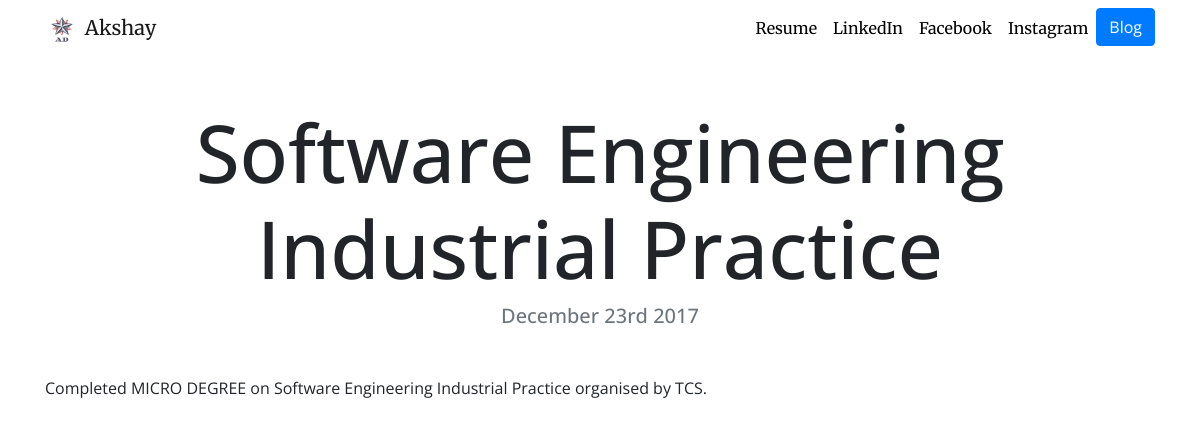
The page /blog/9/ on the database its author committed.
### blog/models.py (models this page shows, shortened)
class Blogs(models.Model): #class name must be caps
    title = models.CharField(max_length=200)
    description = models.TextField()
    date = models.DateField()

### blog/views.py (the view)
# urls.py: path('<int:blog_id>/',views.detail, name='detail'),
def detail(request, blog_id):
    blog = get_object_or_404(Blogs,pk=blog_id)
    return render(request,'blog/detail.html', {'blog':blog})

### blog/templates/blog/detail.html
{% extends "portfolio/base.html" %}
{% load static %}
{% block content %}
<h1 class="text-center mt-5" id="blogdetailtitle">{{ blog.title }}</h1>
<h5 class="text-center text-muted mb-5">{{ blog.date|date:'F jS Y' }}</h5>
{{ blog.description|safe }}
{% endblock %}

### portfolio/static/portfolio/custom.css (style rules this page uses)
body { font-family: 'Open Sans', sans-serif; }
@media (min-width: 992px) { #blogdetailtitle { font-size: 5rem; } }

### rows shown on the page
Blogs: title "Software Engineering Industrial Practice", date "December 23rd 2017", description "Completed MICRO DEGREE on Software Engineering Industrial Practice organised by TCS."
